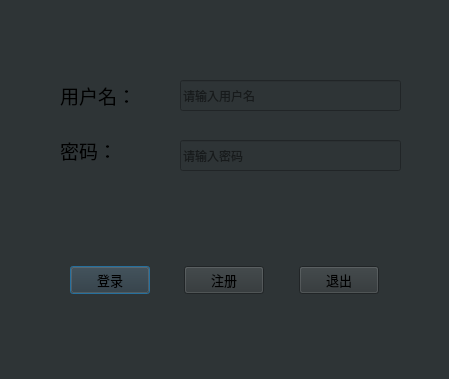
<?xml version="1.0" encoding="UTF-8"?>
<ui version="4.0">
 <class>CheckLoginInput</class>
 <widget class="QDialog" name="CheckLoginInput">
  <property name="geometry">
   <rect>
    <x>0</x>
    <y>0</y>
    <width>449</width>
    <height>379</height>
   </rect>
  </property>
  <property name="windowTitle">
   <string>Dialog</string>
  </property>
  <property name="styleSheet">
   <string notr="true">background-color: rgb(46, 52, 54);</string>
  </property>
  <widget class="QLabel" name="label">
   <property name="geometry">
    <rect>
     <x>60</x>
     <y>80</y>
     <width>91</width>
     <height>31</height>
    </rect>
   </property>
   <property name="font">
    <font>
     <family>黑体</family>
     <pointsize>14</pointsize>
    </font>
   </property>
   <property name="text">
    <string>用户名：</string>
   </property>
  </widget>
  <widget class="QLabel" name="label_2">
   <property name="geometry">
    <rect>
     <x>60</x>
     <y>140</y>
     <width>81</width>
     <height>21</height>
    </rect>
   </property>
   <property name="font">
    <font>
     <family>黑体</family>
     <pointsize>14</pointsize>
    </font>
   </property>
   <property name="text">
    <string>密码：</string>
   </property>
  </widget>
  <widget class="QLineEdit" name="usrLineEdit">
   <property name="geometry">
    <rect>
     <x>180</x>
     <y>80</y>
     <width>221</width>
     <height>31</height>
    </rect>
   </property>
   <property name="placeholderText">
    <string>请输入用户名</string>
   </property>
  </widget>
  <widget class="QLineEdit" name="pwdLineEdit">
   <property name="geometry">
    <rect>
     <x>180</x>
     <y>140</y>
     <width>221</width>
     <height>31</height>
    </rect>
   </property>
   <property name="echoMode">
    <enum>QLineEdit::Password</enum>
   </property>
   <property name="placeholderText">
    <string>请输入密码</string>
   </property>
  </widget>
  <widget class="QWidget" name="horizontalLayoutWidget">
   <property name="geometry">
    <rect>
     <x>70</x>
     <y>240</y>
     <width>309</width>
     <height>80</height>
    </rect>
   </property>
   <layout class="QHBoxLayout" name="horizontalLayout">
    <item>
     <widget class="QPushButton" name="loginBtn">
      <property name="font">
       <font>
        <family>黑体</family>
        <pointsize>10</pointsize>
       </font>
      </property>
      <property name="text">
       <string>登录</string>
      </property>
      <property name="icon">
       <iconset resource="image.qrc">
        <normaloff>:/new/prefix1/image/in.png</normaloff>:/new/prefix1/image/in.png</iconset>
      </property>
     </widget>
    </item>
    <item>
     <spacer name="horizontalSpacer">
      <property name="orientation">
       <enum>Qt::Horizontal</enum>
      </property>
      <property name="sizeHint" stdset="0">
       <size>
        <width>40</width>
        <height>20</height>
       </size>
      </property>
     </spacer>
    </item>
    <item>
     <widget class="QPushButton" name="registerBtn">
      <property name="font">
       <font>
        <family>黑体</family>
        <pointsize>10</pointsize>
       </font>
      </property>
      <property name="text">
       <string>注册</string>
      </property>
      <property name="icon">
       <iconset resource="image.qrc">
        <normaloff>:/new/prefix1/image/logIn.png</normaloff>:/new/prefix1/image/logIn.png</iconset>
      </property>
     </widget>
    </item>
    <item>
     <spacer name="horizontalSpacer_2">
      <property name="orientation">
       <enum>Qt::Horizontal</enum>
      </property>
      <property name="sizeHint" stdset="0">
       <size>
        <width>40</width>
        <height>20</height>
       </size>
      </property>
     </spacer>
    </item>
    <item>
     <widget class="QPushButton" name="exitBtn">
      <property name="font">
       <font>
        <family>黑体</family>
        <pointsize>10</pointsize>
       </font>
      </property>
      <property name="text">
       <string>退出</string>
      </property>
      <property name="icon">
       <iconset resource="image.qrc">
        <normaloff>:/new/prefix1/image/out.png</normaloff>:/new/prefix1/image/out.png</iconset>
      </property>
     </widget>
    </item>
   </layout>
  </widget>
 </widget>
 <resources>
  <include location="image.qrc"/>
 </resources>
 <connections>
  <connection>
   <sender>exitBtn</sender>
   <signal>clicked()</signal>
   <receiver>CheckLoginInput</receiver>
   <slot>close()</slot>
   <hints>
    <hint type="sourcelabel">
     <x>331</x>
     <y>279</y>
    </hint>
    <hint type="destinationlabel">
     <x>224</x>
     <y>189</y>
    </hint>
   </hints>
  </connection>
 </connections>
</ui>
